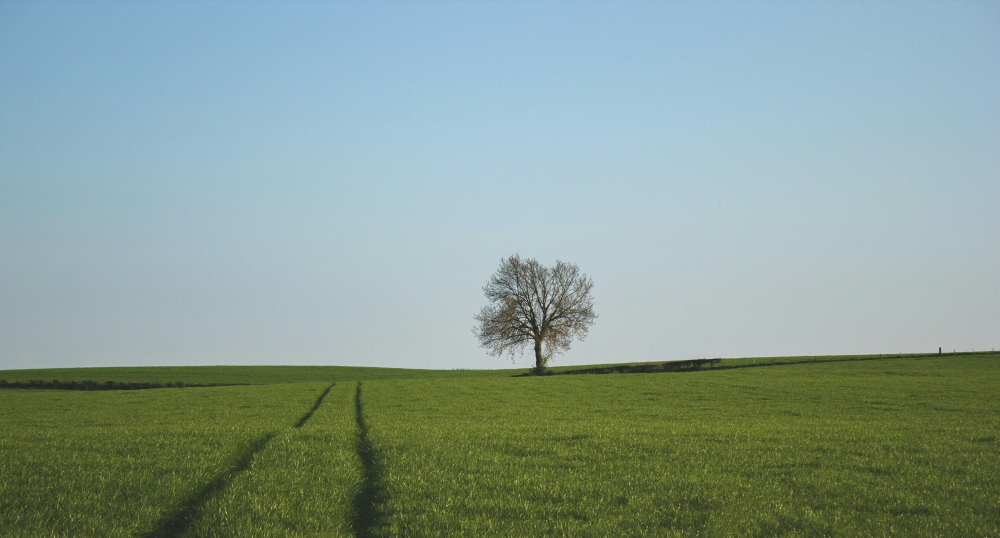
#> input picture Aula Pillow/imagem.jpg, 3000 x 1613 px (shown at 1/3 size)
$ python ex02.py
#> lines starting #> are read from the running program, lines starting #| are printed output that depends on the picture
from PIL import Image

imagem = Image.open('imagem.jpg')
#> imagem is the input picture: PIL image 3000x1613 RGB; mean R, G, B 137.3, 158.5, 150.2

nova_imagem = imagem.resize((500, 500))
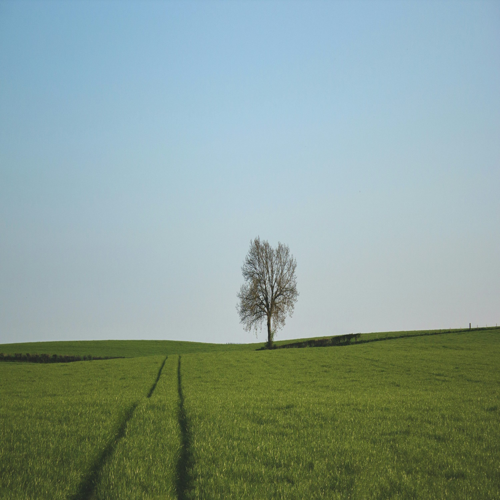
#> nova_imagem: PIL image 500x500 RGB; mean R, G, B 137.3, 158.5, 150.2

nova_imagem.show()
